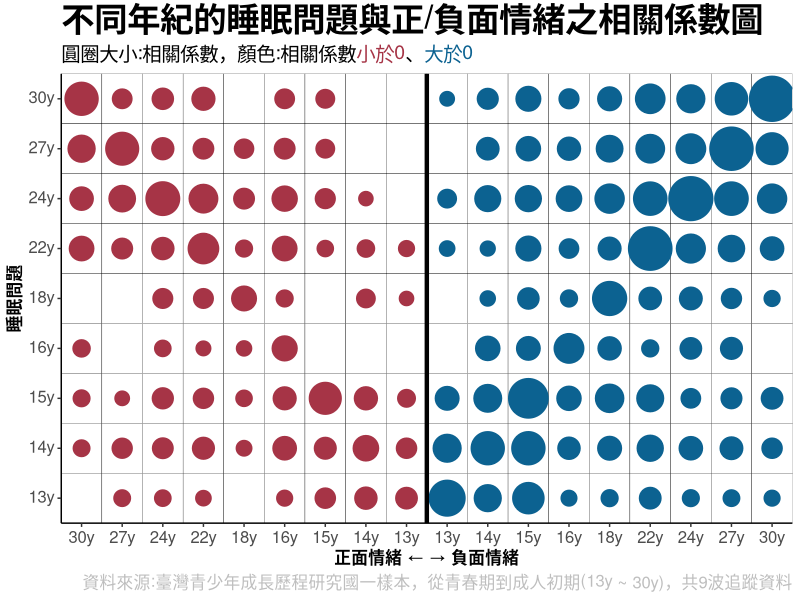
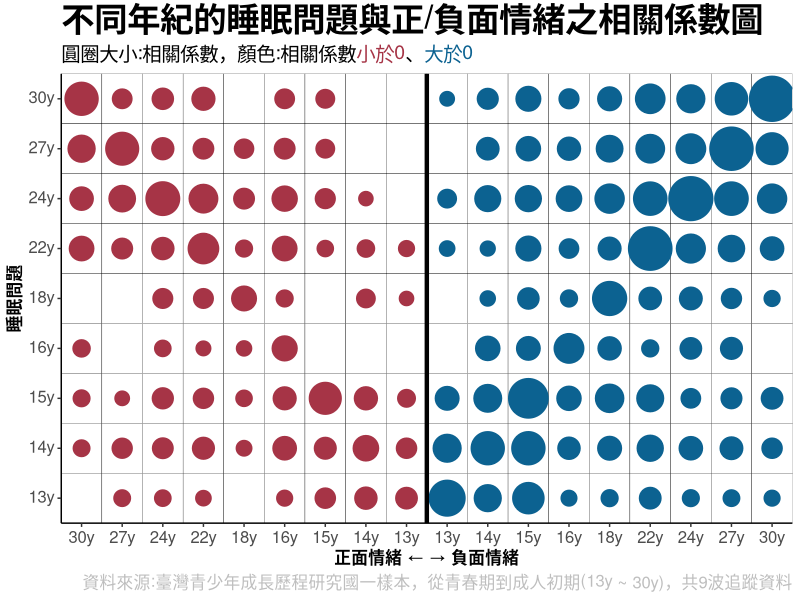

The R source for these figures, in order:
library(readxl)
library(tidyverse)
library(lavaan)
library(magrittr)
library(ggtext)

# 讀資料 ----
## 先預處理
corr1 <- read_excel("30 practice/corr/corr.xlsx", 
                   sheet = "xyz3")

cor_nm <- colnames(corr1)[-1]

## 標籤
xlevel <- c("PA_30y", "PA_27y", "PA_24y", "PA_22y", "PA_18y", "PA_16y",
            "PA_15y", "PA_14y", "PA_13y",
            "NA_13y", "NA_14y", "NA_15y", "NA_16y", "NA_18y", "NA_22y", 
            "NA_24y", "NA_27y", "NA_30y") 
ylevel <- c("13y", "14y", "15y", "16y", 
            "18y", "22y", "24y", "27y", 
            "30y")

# 整理資料 ----
corr1.1 <- corr1 %>% 
  rename("yvar" = "...1") |>
  pivot_longer(cols = cor_nm , names_to = "xvar") |>
  mutate(across(c(xvar, yvar), as.factor)) |>
  transform( 
    xvar = factor(xvar,levels = xlevel),
    yvar = factor(yvar,levels = ylevel)
  )

# 假設 corr1.1 已經是一個 data frame
corr1.1 <- corr1.1 %>%
  mutate(
    color_value = case_when(
    value < 0 ~ "pa",     # 當數值小於 0 時使用這個顏色
    value > 0 ~ "na",    # 當數值大於等於 1 時使用這個顏色
    TRUE ~ "0"       ), # 其他情況不賦予顏色（可以視需求更改）
    xv = str_sub(xvar, -3, -1)
  )

cols <- c("pa" = "#A63446", "na" = "#0C6291", "0" = "white")
# 畫圖 ----
p <- 
corr1.1 %>%
  ggplot(aes(xvar, yvar, col = color_value)) + 
  geom_tile(col = "black", fill = "white") +
  geom_point(aes(size = abs(value), fill = value), 
             shape = "circle", stroke = 0.5) +
  labs(x = "正面情緒 &larr; &rarr; 負面情緒",
       y = "睡眠問題", 
       col = "",
       title ="不同年紀的睡眠問題與正/負面情緒之相關係數圖", 
       subtitle = "圓圈大小:相關係數，顏色:相關係數<span style='color:#A63446;'>小於0</span></b>、<span style='color:#0C6291;'>大於0</span></b>",
       caption = "資料來源:臺灣青少年成長歷程研究國一樣本，從青春期到成人初期(13y ~ 30y)，共9波追蹤資料") +
  theme_classic() +
  scale_colour_manual(
    values = cols, 
    guide = NULL
  ) +
  scale_x_discrete(expand = c(0, 0), labels = corr1.1$xv) +
  scale_y_discrete(expand = c(0, 0)) +
  scale_size(range = c(-2, 15), guide = NULL) +
  guides(fill = FALSE) + 
  geom_vline(xintercept = 9.5, linetype = "solid",
             size = 1.5, color = "black") + 
  theme(
    axis.title.x = element_markdown(size = 12, face = "bold"),
    axis.title.y = element_markdown(size = 12, face = "bold"),
    axis.text.x = element_markdown(size = 12),
    axis.text.y = element_markdown(size = 12),
    plot.subtitle = element_markdown(size = 14),
    plot.title = element_markdown(size = 24, face = "bold"),
    plot.caption = element_markdown(size = 12, color = "gray")
    )

p
ggsave("30 practice/corr/睡眠問題與正負面情緒之相關係數圖.png", 
       plot = p, width = 10, height = 6, dpi = 300)
